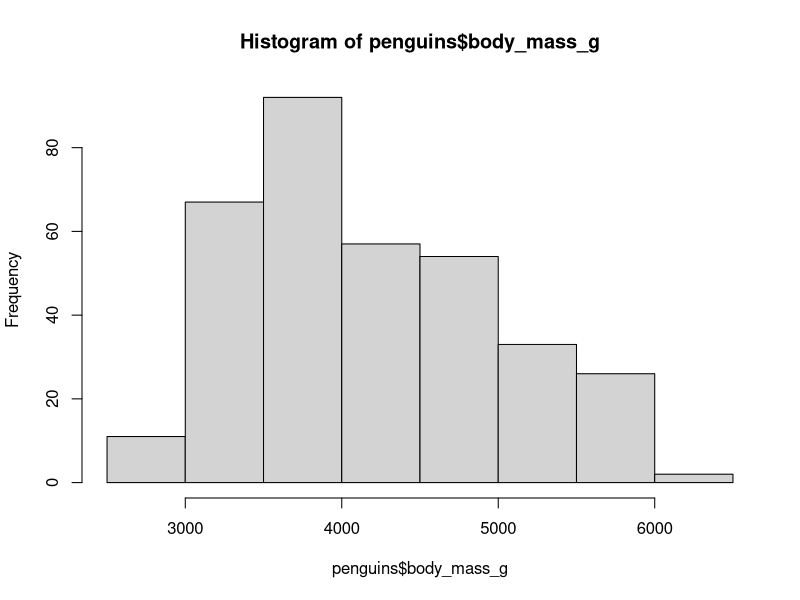
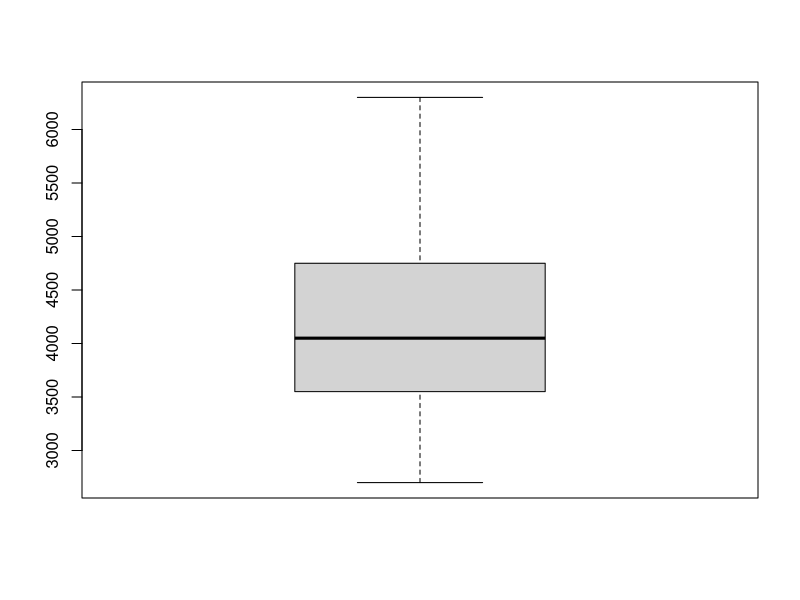
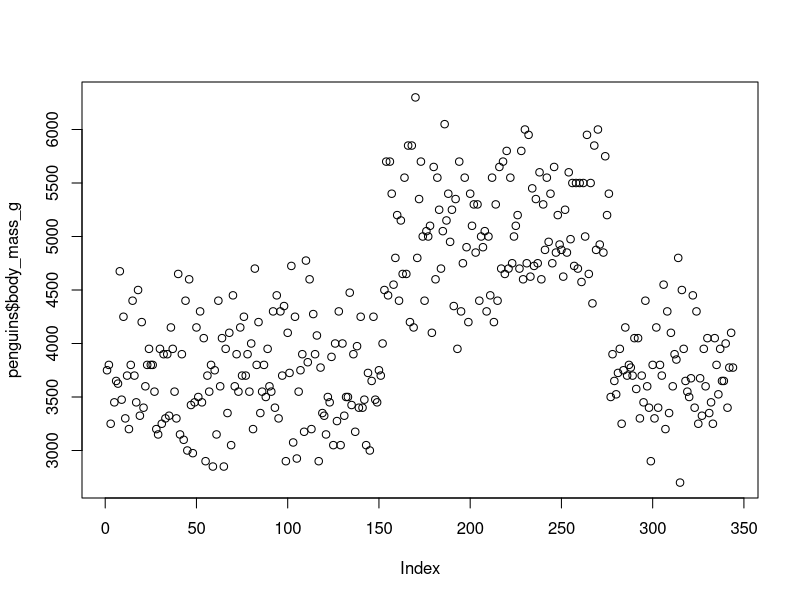

The R source for these figures, in order:
## ---- chunk 1
knitr::opts_chunk$set(echo = TRUE)
## ---- chunk 2
library(palmerpenguins)

summary(penguins)

head(penguins)

nrow(penguins)

## ---- chunk 3
hist(penguins$body_mass_g)
boxplot(penguins$body_mass_g)
plot(penguins$body_mass_g)

